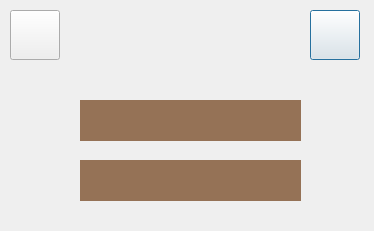
<?xml version="1.0" encoding="UTF-8"?>
<ui version="4.0">
 <class>GameModal</class>
 <widget class="QDialog" name="GameModal">
  <property name="geometry">
   <rect>
    <x>0</x>
    <y>0</y>
    <width>374</width>
    <height>231</height>
   </rect>
  </property>
  <property name="windowTitle">
   <string>Dialog</string>
  </property>
  <property name="styleSheet">
   <string notr="true">QDialog {border-image: url(:/Images/UI/Keys.png);}</string>
  </property>
  <widget class="QPushButton" name="closeButton">
   <property name="geometry">
    <rect>
     <x>310</x>
     <y>10</y>
     <width>50</width>
     <height>50</height>
    </rect>
   </property>
   <property name="cursor">
    <cursorShape>PointingHandCursor</cursorShape>
   </property>
   <property name="styleSheet">
    <string notr="true">border-image: url(:/Images/UI/Close.png);</string>
   </property>
   <property name="text">
    <string/>
   </property>
  </widget>
  <widget class="QPushButton" name="backButton">
   <property name="geometry">
    <rect>
     <x>10</x>
     <y>10</y>
     <width>50</width>
     <height>50</height>
    </rect>
   </property>
   <property name="cursor">
    <cursorShape>PointingHandCursor</cursorShape>
   </property>
   <property name="styleSheet">
    <string notr="true">QPushButton#backButton {border-image: url(:/Images/UI/Go back1.png);}
QPushButton#backButton:hover {border-image: url(:/Images/UI/Go back2.png);}</string>
   </property>
   <property name="text">
    <string/>
   </property>
  </widget>
  <widget class="QLabel" name="music">
   <property name="geometry">
    <rect>
     <x>10</x>
     <y>95</y>
     <width>51</width>
     <height>51</height>
    </rect>
   </property>
   <property name="styleSheet">
    <string notr="true">border-image: url(:/Images/UI/Music.png);</string>
   </property>
   <property name="text">
    <string/>
   </property>
  </widget>
  <widget class="QLabel" name="sound">
   <property name="geometry">
    <rect>
     <x>10</x>
     <y>150</y>
     <width>51</width>
     <height>61</height>
    </rect>
   </property>
   <property name="styleSheet">
    <string notr="true">border-image: url(:/Images/UI/Sound.png);</string>
   </property>
   <property name="text">
    <string/>
   </property>
  </widget>
  <widget class="QLabel" name="musicBarLabel">
   <property name="geometry">
    <rect>
     <x>80</x>
     <y>100</y>
     <width>221</width>
     <height>41</height>
    </rect>
   </property>
   <property name="styleSheet">
    <string notr="true">border-image: url(:/Images/UI/Sound Bar2.png);</string>
   </property>
   <property name="text">
    <string/>
   </property>
  </widget>
  <widget class="QLabel" name="soundBarLabel">
   <property name="geometry">
    <rect>
     <x>80</x>
     <y>160</y>
     <width>221</width>
     <height>41</height>
    </rect>
   </property>
   <property name="styleSheet">
    <string notr="true">border-image: url(:/Images/UI/Sound Bar2.png);</string>
   </property>
   <property name="text">
    <string/>
   </property>
  </widget>
  <widget class="QSlider" name="musicBar">
   <property name="geometry">
    <rect>
     <x>80</x>
     <y>100</y>
     <width>221</width>
     <height>41</height>
    </rect>
   </property>
   <property name="cursor">
    <cursorShape>PointingHandCursor</cursorShape>
   </property>
   <property name="mouseTracking">
    <bool>false</bool>
   </property>
   <property name="acceptDrops">
    <bool>false</bool>
   </property>
   <property name="styleSheet">
    <string notr="true">QSlider#musicBar::groove:horizontal {background: transparent;}
QSlider#musicBar::handle:horizontal {background-color: rgba(255, 255, 255, 0);}
QSlider#musicBar::sub-page:horizontal {background-color: rgba(110, 60, 20, 0.7);}
</string>
   </property>
   <property name="minimum">
    <number>0</number>
   </property>
   <property name="maximum">
    <number>100</number>
   </property>
   <property name="singleStep">
    <number>0</number>
   </property>
   <property name="pageStep">
    <number>10</number>
   </property>
   <property name="value">
    <number>99</number>
   </property>
   <property name="orientation">
    <enum>Qt::Horizontal</enum>
   </property>
  </widget>
  <widget class="QSlider" name="soundBar">
   <property name="geometry">
    <rect>
     <x>80</x>
     <y>160</y>
     <width>221</width>
     <height>41</height>
    </rect>
   </property>
   <property name="cursor">
    <cursorShape>PointingHandCursor</cursorShape>
   </property>
   <property name="mouseTracking">
    <bool>false</bool>
   </property>
   <property name="acceptDrops">
    <bool>false</bool>
   </property>
   <property name="styleSheet">
    <string notr="true">QSlider#soundBar::groove:horizontal {background: transparent;}
QSlider#soundBar::handle:horizontal {background-color: rgba(255, 255, 255, 0);}
QSlider#soundBar::sub-page:horizontal {background-color: rgba(110, 60, 20, 0.7);}</string>
   </property>
   <property name="minimum">
    <number>0</number>
   </property>
   <property name="maximum">
    <number>100</number>
   </property>
   <property name="singleStep">
    <number>0</number>
   </property>
   <property name="pageStep">
    <number>10</number>
   </property>
   <property name="value">
    <number>99</number>
   </property>
   <property name="orientation">
    <enum>Qt::Horizontal</enum>
   </property>
  </widget>
 </widget>
 <resources/>
 <connections/>
</ui>
